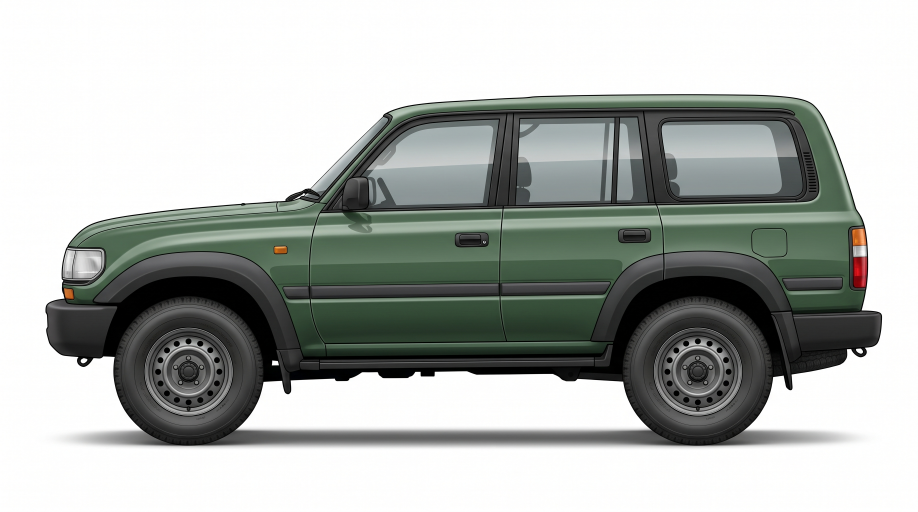
#> input picture production-assets/suv-1990-v1/sources/proposal-01.jpg, 2752 x 1536 px (shown at 1/3 size)
$ python prepare_native_masks.py
#> lines starting #> are read from the running program, lines starting #| are printed output that depends on the picture; after the words box and inside, x2 and y2 are one past the last pixel; in counts of white or black regions, pixels touching at a corner belong together
"""SVG masks and diagnostic rendering only; original raster files stay untouched."""
from pathlib import Path
import os,tempfile,base64,json
os.environ.setdefault('MPLCONFIGDIR',str(Path(tempfile.gettempdir())/'ae-mpl-cache'))
import cv2,numpy as np
from PIL import Image
from matplotlib.path import Path as MPath
import matplotlib
matplotlib.use('Agg')
import matplotlib.pyplot as plt
R=Path(__file__).resolve().parent
src=np.asarray(Image.open(R/'sources/proposal-01.jpg').convert('RGB'))
#> src is the input picture: shape (1536, 2752, 3); mean R, G, B 175.5, 179.4, 176
cut=Image.open(R/'generated/cutout-v1-original.png')
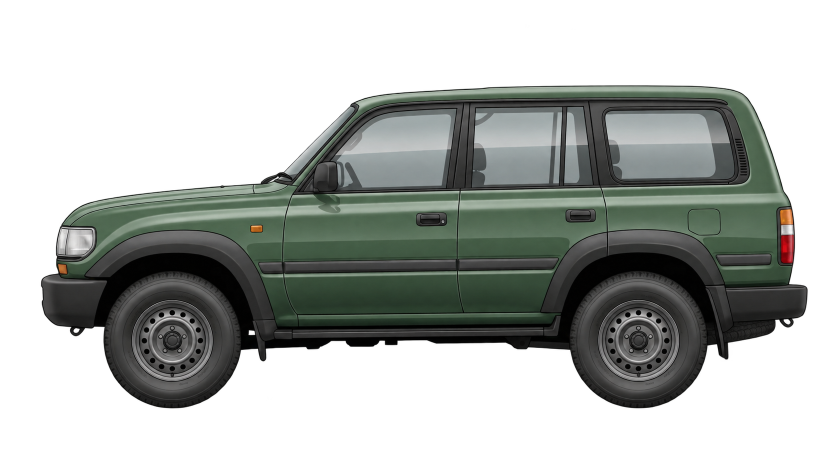
#> input picture production-assets/suv-1990-v1/generated/cutout-v1-original.png, 1678 x 937 px (shown at 1/2 size)
#> cut is the input picture: PIL image 1678x937 RGBA; mean R, G, B, A 35.1, 38.7, 35.4, 111
def uri(p):return 'data:'+('image/jpeg' if p.suffix=='.jpg' else 'image/png')+';base64,'+base64.b64encode(p.read_bytes()).decode()
source_uri=uri(R/'sources/proposal-01.jpg');cut_uri=uri(R/'generated/cutout-v1-original.png')
scale=2752/cut.width
#> scale = 1.64
head='<svg xmlns="http://www.w3.org/2000/svg" width="2752" height="1536" viewBox="0 0 2752 1536">'
# Convert generated RGB to white, retain actual alpha; erode one source pixel.
defs=f'<defs><filter id="white-alpha" x="0" y="0" width="100%" height="100%" color-interpolation-filters="sRGB"><feColorMatrix type="matrix" values="0 0 0 0 1 0 0 0 0 1 0 0 0 0 1 0 0 0 1 0"/><feMorphology operator="erode" radius="1"/></filter><mask id="body-alpha" maskUnits="userSpaceOnUse" x="0" y="0" width="2752" height="1536"><image href="{cut_uri}" width="2752" height="{cut.height*scale}" filter="url(#white-alpha)"/></mask></defs>'
(R/'layers/body-source-masked.svg').write_text(head+defs+f'<image href="{source_uri}" width="2752" height="1536" mask="url(#body-alpha)"/></svg>',encoding='utf-8')
# This specific green source separates painted material from gray/black/amber parts.
matrix='0 0 0 0 1 0 0 0 0 1 0 0 0 0 1 -30 30 0 0 -0.8'
windows=[[(1070,624),(1133,519),(1210,434),(1294,382),(1370,360),(1502,350),(1490,626)],[(1547,346),(1922,347),(1933,623),(1536,625)],[(1979,348),(2391,350),(2430,380),(2440,580),(2397,609),(1983,618)]]
holepath='M0,0H2752V1536H0Z '+ ' '.join('M'+' L'.join(f'{x},{y}' for x,y in poly)+'Z' for poly in windows)
matrix_gb='0 0 0 0 1 0 0 0 0 1 0 0 0 0 1 0 40 -40 0 -0.8'
filterdef=f'<defs><filter id="green-selection" x="0" y="0" width="100%" height="100%" color-interpolation-filters="sRGB"><feColorMatrix in="SourceGraphic" type="matrix" values="{matrix}" result="rg"/><feComponentTransfer in="rg" result="rg-step"><feFuncA type="discrete" tableValues="0 1"/></feComponentTransfer><feColorMatrix in="SourceGraphic" type="matrix" values="{matrix_gb}" result="gb"/><feComponentTransfer in="gb" result="gb-step"><feFuncA type="discrete" tableValues="0 1"/></feComponentTransfer><feComposite in="rg-step" in2="gb-step" operator="in"/></filter><clipPath id="exclude-glass"><path d="{holepath}" clip-rule="evenodd"/></clipPath></defs>'
(R/'layers/paint-selection-source.svg').write_text(head+filterdef+'<rect width="2752" height="1536" fill="black"/>'+f'<g clip-path="url(#exclude-glass)"><image href="{source_uri}" width="2752" height="1536" filter="url(#green-selection)"/></g></svg>',encoding='utf-8')
paint=((src[:,:,1].astype(float)-src[:,:,0].astype(float))>=12)&((src[:,:,1].astype(float)-src[:,:,2].astype(float))>=9)
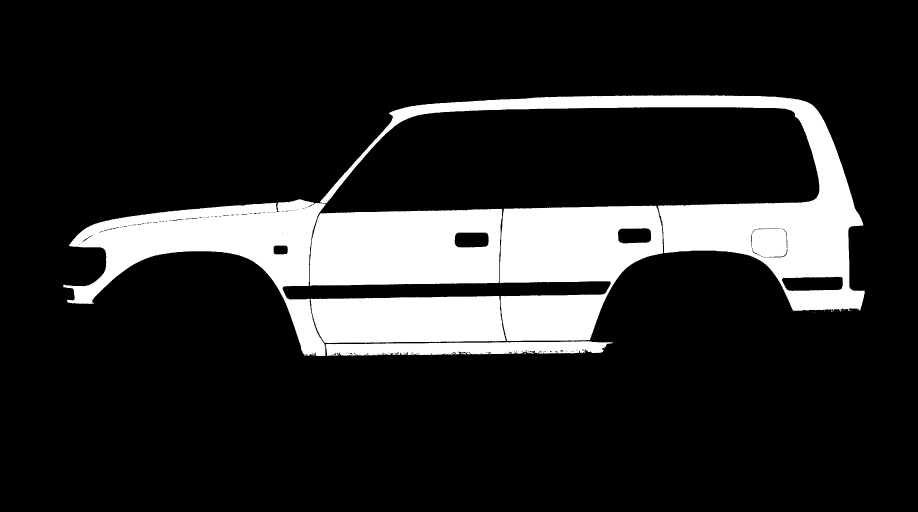
#> paint: shape (1536, 2752) bool (shown at 1/3 size); 15.8% white; 20 white regions (14 under 20 px), largest, box (x1, y1, x2, y2) and area: (960, 286, 2594, 935) 185787, (1500, 617, 1990, 1023) 135082, (190, 598, 977, 1068) 125696, (929, 626, 1507, 858) 119325, (932, 888, 1518, 1030) 74845, (977, 1024, 1838, 1068) 27753
yy,xx=np.mgrid[:1536,:2752];coords=np.column_stack([xx.ravel(),yy.ravel()])
for poly in windows:paint[MPath(poly).contains_points(coords).reshape(paint.shape)]=False
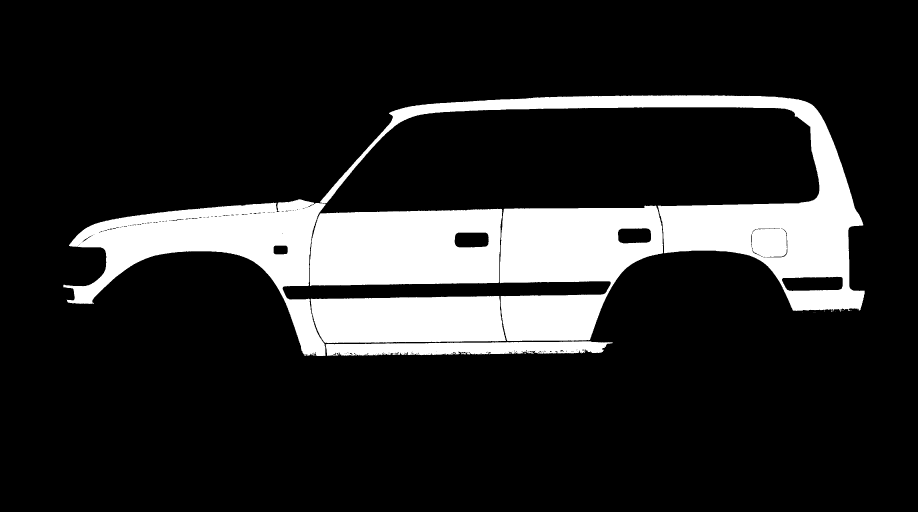
#> paint: shape (1536, 2752) bool (shown at 1/3 size); 15.7% white; 20 white regions (14 under 20 px), largest, box (x1, y1, x2, y2) and area: (960, 286, 2594, 935) 183922, (1500, 617, 1990, 1023) 133891, (190, 598, 977, 1068) 125696, (929, 626, 1507, 858) 119325, (932, 888, 1518, 1030) 74845, (977, 1024, 1838, 1068) 27753
alpha=cv2.resize(np.asarray(cut.getchannel('A')),(2752,round(cut.height*scale)),interpolation=cv2.INTER_LINEAR)[:1536]
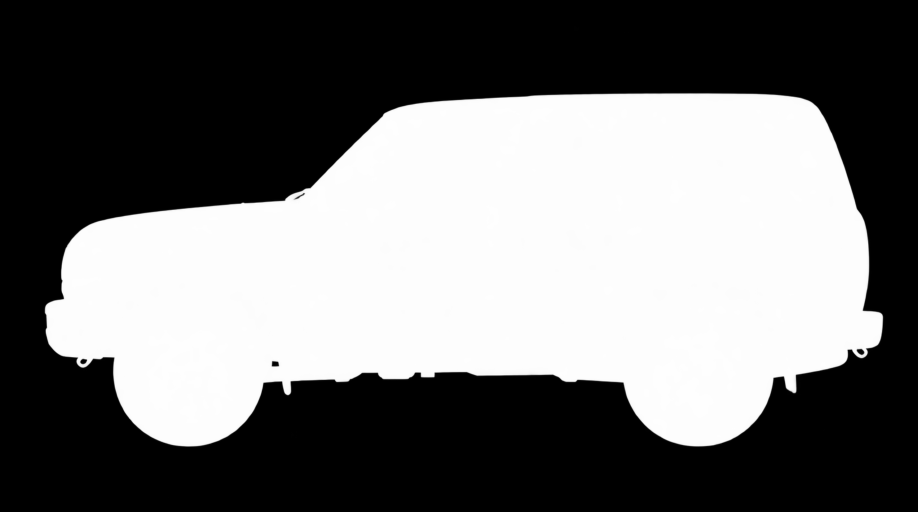
#> alpha: shape (1536, 2752) (shown at 1/3 size); min 0, max 255, mean 111.1
alpha=cv2.erode(alpha,np.ones((3,3),np.uint8))
fig,axs=plt.subplots(2,2,figsize=(16,10),dpi=130)
rgba=np.dstack([src,alpha])
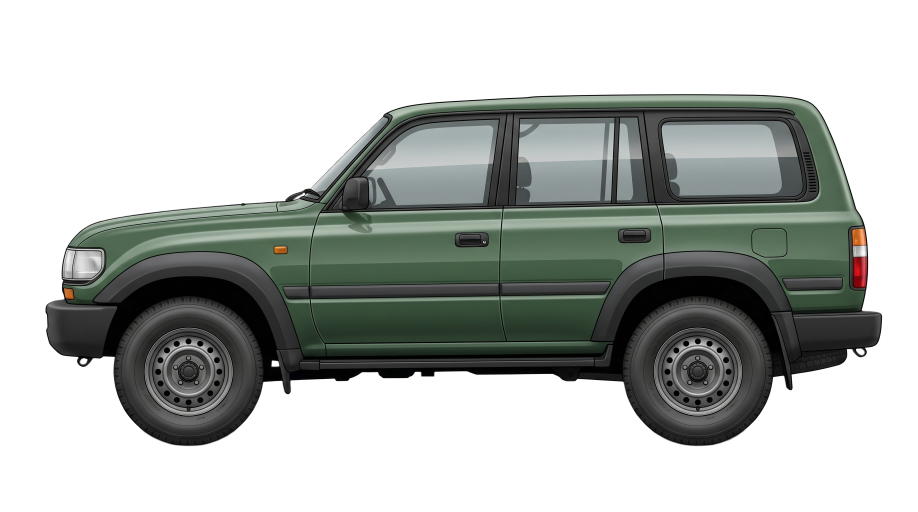
#> rgba: shape (1536, 2752, 4) (shown at 1/3 size); mean R, G, B, A 175.5, 179.4, 176, 110.5; transparent parts drawn white
for ax,bg in zip(axs[0],['#f2eddf','#132231']):
 ax.set_facecolor(bg);ax.imshow(rgba);ax.set_title('Original pixels + generated alpha matte / '+bg);ax.set_xticks([]);ax.set_yticks([])
axs[1,0].imshow(paint,cmap='gray',vmin=0,vmax=1);axs[1,0].set_title('Source-registered green selection / binary diagnostic')
axs[1,1].imshow(src);blue=np.zeros((*paint.shape,4),dtype=np.float32);blue[:,:,:3]=[.08,.35,.95];blue[:,:,3]=paint*.6;axs[1,1].imshow(blue);axs[1,1].set_title('Paint-selection registration / blue diagnostic overlay')
#> after `blue[:, :, 3] = paint * 0.6`:
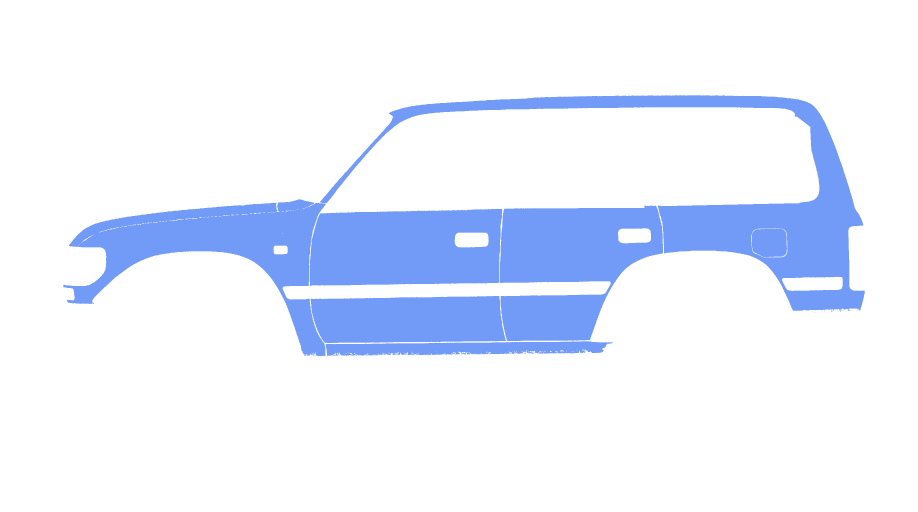
#> blue: shape (1536, 2752, 4) float32 (shown at 1/3 size); mean of channels 0, 1, 2, 3 0.0816, 0.364, 0.984, 0.0939; transparent parts drawn white
for ax in axs.flat:ax.set_aspect('equal')
fig.tight_layout();fig.savefig(R/'qa/native-masks-review.png');plt.close(fig)
report={'body':{'path':'layers/body-source-masked.svg','source_rgb':'unchanged original JPEG pixels','alpha_from':'generated/cutout-v1-original.png','single_uniform_scale':scale,'source_pixel_erosion':1,'status':'awaiting_visual_review'},
        'paint':{'path':'layers/paint-selection-source.svg','canvas':[2752,1536],'rule':'source sRGB G-R >= 12 AND G-B >= 9 approximately, fixed exclusion polygons for glass','window_exclusions':windows,'selected_pixels':int(paint.sum()),'status':'awaiting_visual_review','limitation':'specific green source; do not rederive from recolored render or apply to another body'},
        'important':'Diagnostic plot simulates native SVG masks; browser rendering remains untested.'}
(R/'qa/native-masks.json').write_text(json.dumps(report,indent=2),encoding='utf-8')
print(json.dumps(report,indent=2))
#> (printed output is left out)
